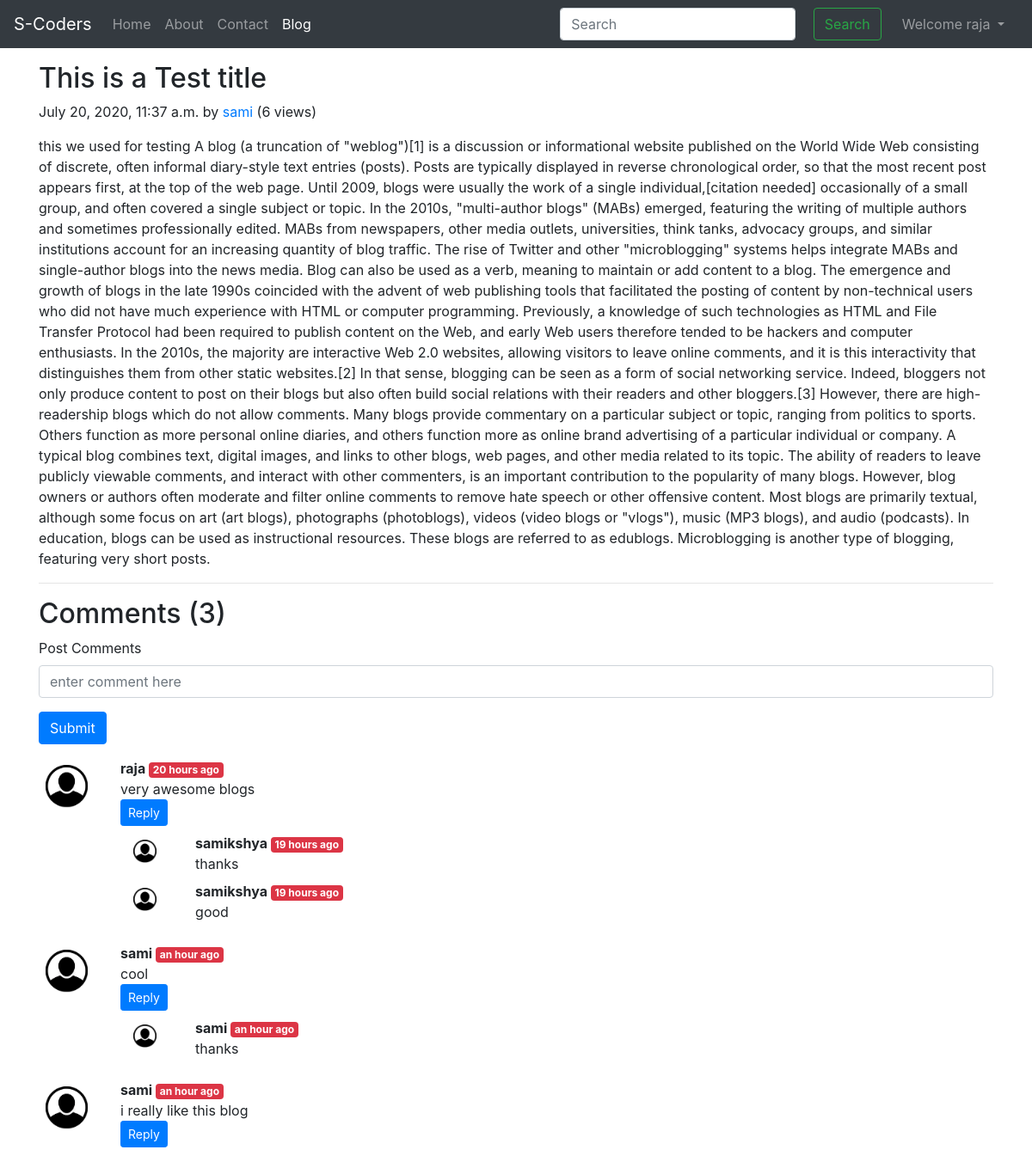
Screenshot of /blog/firstblogpost (signed in) with the database file from the repository.
### blog/models.py (models this page shows, shortened)
class Post(models.Model):
    sno = models.AutoField(primary_key=True)
    title = models.CharField(max_length=255)
    content = models.TextField()
    author = models.CharField(max_length=15)
    slug = models.CharField(max_length=150)
    views = models.IntegerField(default=0)
    timestamp = models.DateTimeField(blank=True)

class BlogComment(models.Model):
    sno = models.AutoField(primary_key=True)
    comment = models.TextField()
    user = models.ForeignKey(User, on_delete=models.CASCADE)
    post = models.ForeignKey(Post, on_delete=models.CASCADE)
    parent = models.ForeignKey('self', on_delete=models.CASCADE, null=True)
    timestamp = models.DateTimeField(default=now)

### blog/views.py (the view)
# urls.py: path('<str:slug>', views.blogPost, name='blogPost'),
def blogPost(request, slug):
    post = Post.objects.filter(slug=slug).first()
    post.views = post.views + 1
    post.save()
    comments = BlogComment.objects.filter(post=post, parent=None)
    replies = BlogComment.objects.filter(post=post).exclude(parent=None)
    replyDict = {}
    for reply in replies:
        if reply.parent.sno not in replyDict.keys():
            replyDict[reply.parent.sno] = [reply]
        else:
            replyDict[reply.parent.sno].append(reply)
    context = {'post': post, 'comments': comments,
               'user': request.user, 'replyDict': replyDict}
    return render(request, 'blog/blogPost.html', context)

### blog/templatetags/extras.py (called while the page is built)
@register.filter(name='get_val')
def get_val(dict, key):
    return dict.get(key)

### templates/blog/blogPost.html (shortened to what this page needs)
{% extends 'basic.html' %}
{% block blogactive %} active {% endblock blogactive %}
{% block body %}
{% load humanize %}
{% load extras %}
<div class="container my-3">
        <h2 class="blog-post-title">{{post.title}}</h2>
        <p class="blog-post-meta">{{post.timestamp}} by <a href="/about">{{post.author}}</a> (<span>{{post.views}} views</span>)</p>
        </p>{{post.content|safe}}</p>
        <hr>
</div>
<div class="container">
<h2> Comments ({{comments.count}})</h2>
<div class="my-2">
{% if user.is_authenticated %}
<form action="/blog/postComment" method="post"> {% csrf_token %}
  <div class="form-group">
    <label for="comment">Post Comments</label>
    <input type="text" class="form-control" name="comment" placeholder="enter comment here">
  </div>
  <button type="submit" class="btn btn-primary">Submit</button>
</form>
{% else %}
<b> Please login to post a comments</b>
{% endif %}
</div>
{% for comment in comments %}
<div class="row my-3">
<div class="col-md-1">
<img class="rounded mx-auto d-block w-100 p-2" src="/static/img/1.png" alt="user">
</div>
<div class="col-md-11"> <b>{{comment.user.username}} </b> <span class="badge badge-danger">{{comment.timestamp | naturaltime}}</span>
<div> {{comment.comment}}</div>
<div class="reply mx-0">
 {% if user.is_authenticated %}
  <button class="btn btn-sm btn-primary" type="button" data-toggle="collapse" data-target="#replyBox{{comment.sno}}" aria-expanded="false" aria-controls="replyBox{{comment.sno}}">
    Reply
  </button>
{% else %}
<button class="btn btn-sm btn-primary" type="button" data-toggle="collapse" data-target="#replyBox{{comment.sno}}" aria-expanded="false" aria-controls="replyBox{{comment.sno}}" disabled>
    login to reply
  </button>
{% endif %}
<div class="replies my-2">
{% for reply in replyDict|get_val:comment.sno %}
<div class="row my-2">
<div class="col-md-1 ">
<img class="rounded mx-auto d-block w-75 p-2" src="/static/img/1.png" alt="user">
</div>
<div class="col-md-11 ">
 <b>{{reply.user.username}} </b> <span class="badge badge-danger">{{reply.timestamp | naturaltime}}</span>
<div> {{reply.comment}}</div>
</div>
<br>
</div>
{% endfor %}
</div>
</div>
</div>
</div>
{% endfor %}
</div>
{% endblock body %}

### templates/basic.html (shortened to what this page needs)
<!doctype html>
<html lang="en">
<head>
    <link rel="stylesheet" href="https://stackpath.bootstrapcdn.com/bootstrap/4.5.0/css/bootstrap.min.css"
>
</head>
<body>
    <nav class="navbar navbar-expand-lg navbar-dark bg-dark">
        <a class="navbar-brand" href="/">S-Coders</a>
        <div class="collapse navbar-collapse" id="navbarSupportedContent">
            <ul class="navbar-nav mr-auto">
                <li class="nav-item {% block homeactive %} {% endblock homeactive %} ">
                    <a class="nav-link" href="/">Home <span class="sr-only">(current)</span></a>
                </li>
                <li class="nav-item {% block aboutactive %} {% endblock aboutactive %}">
                    <a class="nav-link" href="/about">About</a>
                </li>
                <li class="nav-item {% block contactactive %} {% endblock contactactive %}">
                    <a class="nav-link" href="/contact">Contact</a>
                </li>
                <li class="nav-item {% block blogactive %} {% endblock blogactive %}">
                    <a class="nav-link" href="/blog">Blog</a>
                </li>
            </ul>
            <div class="ml-auto form-inline">
            <form method="get" action="/search" class=" my-2 my-lg-0">
                <input class="form-control mr-sm-2" type="search" placeholder="Search" aria-label="Search" name="query"
                    id="query">
                <button class="btn btn-outline-success m-2 my-sm-0 mr-3" type="submit">Search</button>
            </form>
            {% if user.is_authenticated %}
            <ul class="navbar-nav mr-2">
            <li class="nav-item dropdown">
        <a class="nav-link dropdown-toggle" href="#" id="navbarDropdown" role="button" data-toggle="dropdown" aria-haspopup="true" aria-expanded="false">
          Welcome {{request.user}}
        </a>
      </li>
            </ul>
            {% endif %}
            </div>
        </div>
    </nav>
    {% block body %}
    {% endblock body %}
</body>
</html>

### rows the page displays
Post: title "This is a Test title", timestamp "July 20, 2020, 11:37 a.m.", author "sami", views "6", content "this we used for testing A blog (a truncation of \"weblog\")[1] is a discussion or informational website published on the World Wide Web consisting of discrete, often informal diary-style text entries (posts). Posts are typically displayed in reverse chronological order, so that the most recent post appears first, at the top of the web page. Until 2009, blogs were usually the work of a single individual,[citation needed] occasionally of a small group, and often covered a single subject or topic. In the 2010s, \"multi-author blogs\" (MABs) emerged, featuring the writing of multiple authors and sometimes professionally edited. MABs from newspapers, other media outlets, universities, think tanks,…"
BlogComment: user.username "raja", timestamp "20 hours ago", comment "very awesome blogs"
BlogComment: user.username "samikshya", timestamp "19 hours ago", comment "thanks"
BlogComment: user.username "samikshya", timestamp "19 hours ago", comment "good"
BlogComment: user.username "sami", timestamp "an hour ago", comment "cool"
BlogComment: user.username "sami", timestamp "an hour ago", comment "thanks"
BlogComment: user.username "sami", timestamp "an hour ago", comment "i really like this blog"

### other values shown
{{ request.user }} "raja"
{{ comments.count }} "3"
